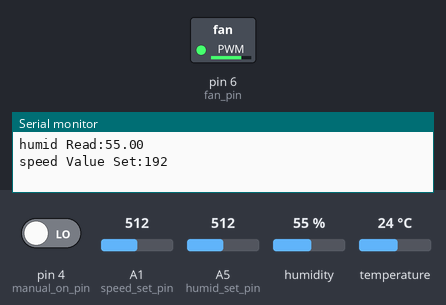
A sketch run on a simulated Arduino Uno, built with avr-gcc and run on an emulated ATmega328P. On the bench: switched loads named in the sketch (green lamp = pin HIGH), the last lines printed to the serial monitor. Dashed ring = blinking. The inputs (shaded band) are chosen by the test bench; at power-on: pin 4 (manual_on_pin) LOW, A1 (speed_set_pin) = 512, A5 (humid_set_pin) = 512, humidity 55 %, temperature 24 °C.

Above: at 1.2 s.
1.3 s: pin 4 (manual_on_pin) driven HIGH
At 2.5 s:
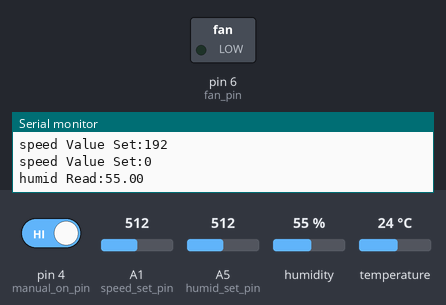
5.2 s: A1 (speed_set_pin) set to 716
8.9 s: pin 4 (manual_on_pin) driven LOW
At 9.7 s:
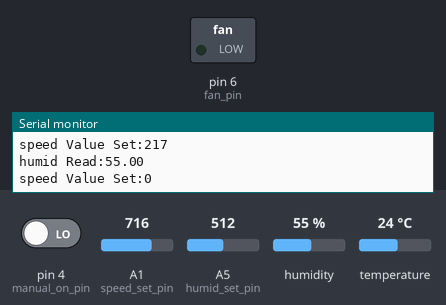
Timing chart, 0 to 11.9 s (numbered marks = the images above; inputs shaded):
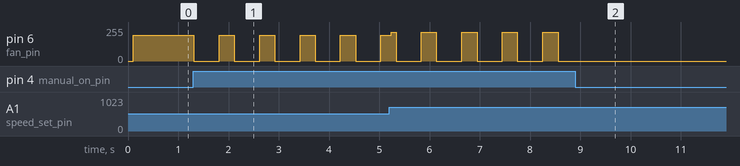

The sketch:

humid_fan_controller.ino
```cpp
//Libraries
#include <DHT.h>;

//Constants
#define DHTPIN 3     // what pin we're connected to
#define DHTTYPE DHT22   // DHT 22  (AM2302)
DHT dht(DHTPIN, DHTTYPE); //// Initialize DHT sensor for normal 16mhz Arduino
// pin constants
const int fan_pin = 6, manual_on_pin = 4, humid_set_pin = A5, speed_set_pin = A1;
// delay constants
const int temp_delay = 20, on_delay = 3000, button_delay = 4;


//Variables
float hum;  //Stores humidity value
float temp; //Stores temperature value
int fan_pin_value = 0; //Store state of fan_pin
int temp_counter = 0; // To handle delay of temp/humid reading
int manual_counter = 0;
int button_counter = 0;
int buttonState = 0;
int humid_max = 0;


void setup() {
  // put your setup code here, to run once:
  Serial.begin(9600);
  dht.begin();
  pinMode(fan_pin, OUTPUT);
  pinMode(manual_on_pin, INPUT);
  analogWrite(fan_pin, fan_pin_value);

}

void loop() {
  delay(100);// Do a base delay of .1 second
  // Convert POT setting to a floating percentage
  float humid_max_float = ((float)analogRead(humid_set_pin) / 1024) * 100.0;

  int speed_value = (analogRead(speed_set_pin)/8)+ 128;
  //Imply conversion to an int
  humid_max =  humid_max_float;
  //Update all the counters
  //The counters are used to increase the delay for each item.
  // We dont want to read the temp every .1 second, but we do want to watch for a button press that quickly
  if(manual_counter > 0 ){
    manual_counter = manual_counter - 1;
  }
  if(button_counter > 0){
    button_counter = button_counter - 1;
  }
  if(temp_counter > 0){
    temp_counter = temp_counter - 1;
  } else {
    //Read data and store it to variables hum and temp
    hum = dht.readHumidity();
    temp= dht.readTemperature();
    temp_counter = temp_delay;
    Serial.print("humid Read:");
    Serial.println(hum);
  }
  //If we are not currently in manual override
  if (manual_counter == 0){
    if(hum > humid_max){
      updatePWMSpeed(speed_value);
    } else if ((hum < humid_max - 5)){
      updatePWMSpeed(0);;
    }
  }

  buttonState = digitalRead(manual_on_pin);

  // We want to delay once pressed to make sure the press is not accidenatlly replicated
  if(buttonState == HIGH && button_counter == 0){
    // if we are already being overridden, then hitting the button again cancels it out
    if(manual_counter > 0) {
      manual_counter = 0;
    } else {
      // else we start the override
      manual_counter = on_delay;
      if(fan_pin_value > 0){
        updatePWMSpeed(0);
      } else {
        updatePWMSpeed(speed_value);
      }
    }

    button_counter = button_delay;
  }
  //if active, make sure the speed gets updated if the pin analog reading changes
  if (fan_pin_value != 0) {
    updatePWMSpeed(speed_value);
  }
}

void updatePWMSpeed(int newValue){
  if(newValue != fan_pin_value) {
    Serial.print("speed Value Set:");
    Serial.println(newValue);
    fan_pin_value = newValue;
    analogWrite(fan_pin, fan_pin_value);
  }
}
```

Measured:
- after the input at 1.3 s, pin 6 (fan_pin): alternates 192/255 for 0.30 s and 0/255 for 0.50 s, starting at once
- after the input at 8.9 s, pin 6 (fan_pin): stops changing and stays 0/255
